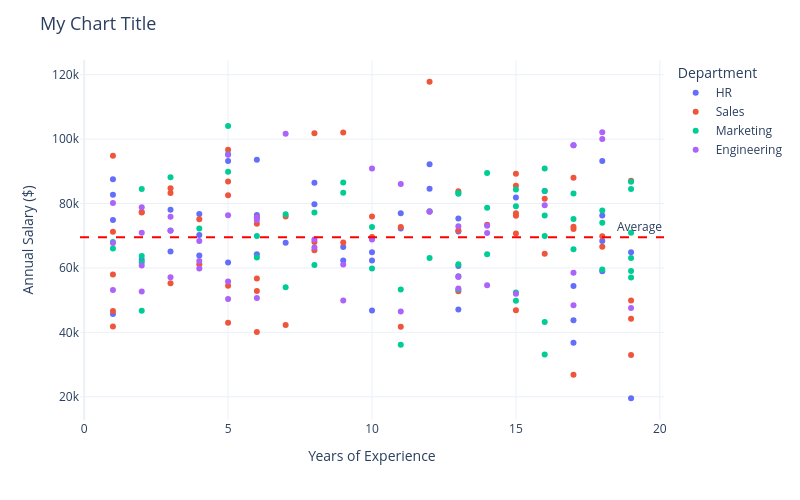

Notebook source saved alongside this figure:
### Markdown cell above
### 1.3 Layout Customization (the bits you'll actually need)

### Code cell
fig = px.scatter(df, x='experience', y='salary', color='department')

fig.update_layout(
    title=dict(text='My Chart Title', font=dict(size=18)),  # title with custom font size
    xaxis_title='Years of Experience',  # x-axis label
    yaxis_title='Annual Salary ($)',    # y-axis label
    legend_title='Department',          # legend header text
    width=800, height=500,              # figure size in pixels
    template='plotly_white',            # clean white background — use over default gray
)

# add_hline draws a horizontal line across the entire chart at a given y value
# line_dash='dash' → dashed line style
# annotation_text  → label shown next to the line
fig.add_hline(
    y=df['salary'].mean(),
    line_dash='dash',
    line_color='red',
    annotation_text='Average'
)

fig.show()

### Figure 1 — Plotly figure (JSON) as saved in the notebook; plotly's stock layout.template omitted (floating-point values rounded to 4 significant figures)
{"data": [{"hovertemplate": "department=HR<br>experience=%{x}<br>salary=%{y}<extra></extra>", "legendgroup": "HR", "marker": {"color": "#636efa", "symbol": "circle"}, "mode": "markers", "name": "HR", "orientation": "v", "showlegend": true, "type": "scatter", "x": [6, 13, 13, 4, 7, 3, 8, 1, 6, 3, 1, 12, 18, 17, 1, 18, 10, 18, 5, 11, 13, 9, 10, 19, 13, 8, 2, 3, 12, 5, 16, 11, 18, 6, 17, 4, 17, 17, 13, 15, 4, 19, 10, 1, 9], "xaxis": "x", "y": [76420.0, 57440.0, 60620.0, 70200.0, 67800.0, 71630.0, 79800.0, 87530.0, 64250.0, 78090.0, 82750.0, 92200.0, 93200.0, 43760.0, 45670.0, 76280.0, 62340.0, 59010.0, 61660.0, 72250.0, 75320.0, 62340.0, 46770.0, 64850.0, 71300.0, 86450.0, 62520.0, 65130.0, 84590.0, 93170.0, 83890.0, 77010.0, 68330.0, 93550.0, 54360.0, 76730.0, 36750.0, 98060.0, 47090.0, 81860.0, 63830.0, 19540.0, 64860.0, 74870.0, 66490.0], "yaxis": "y"}, {"hovertemplate": "department=Sales<br>experience=%{x}<br>salary=%{y}<extra></extra>", "legendgroup": "Sales", "marker": {"color": "#EF553B", "symbol": "circle"}, "mode": "markers", "name": "Sales", "orientation": "v", "showlegend": true, "type": "scatter", "x": [19, 7, 13, 13, 18, 7, 3, 17, 1, 11, 18, 15, 9, 10, 8, 4, 8, 13, 3, 5, 15, 1, 17, 17, 1, 16, 6, 5, 5, 17, 9, 14, 1, 12, 1, 15, 5, 2, 19, 6, 6, 15, 15, 10, 19, 6, 2, 11, 16, 4, 8, 3, 19, 5, 6, 15], "xaxis": "x", "y": [32950.0, 75950.0, 71590.0, 83810.0, 66600.0, 42250.0, 55220.0, 26810.0, 57950.0, 41700.0, 69830.0, 76200.0, 67890.0, 75950.0, 68090.0, 75120.0, 101800.0, 52780.0, 83240.0, 42970.0, 77020.0, 46590.0, 88020.0, 72110.0, 41800.0, 64380.0, 40140.0, 82600.0, 96720.0, 72760.0, 102000.0, 73400.0, 94830.0, 117800.0, 71260.0, 85490.0, 54480.0, 77220.0, 87060.0, 52830.0, 56750.0, 46840.0, 89230.0, 69570.0, 44250.0, 75740.0, 77380.0, 72710.0, 81470.0, 61160.0, 65530.0, 84760.0, 49870.0, 86850.0, 73740.0, 70670.0], "yaxis": "y"}, {"hovertemplate": "department=Marketing<br>experience=%{x}<br>salary=%{y}<extra></extra>", "legendgroup": "Marketing", "marker": {"color": "#00cc96", "symbol": "circle"}, "mode": "markers", "name": "Marketing", "orientation": "v", "showlegend": true, "type": "scatter", "x": [8, 16, 19, 10, 19, 7, 9, 6, 12, 13, 13, 15, 16, 5, 4, 17, 14, 15, 16, 16, 12, 16, 6, 19, 2, 1, 2, 3, 10, 14, 19, 13, 1, 17, 8, 2, 18, 17, 15, 7, 18, 2, 19, 5, 5, 11, 19, 11, 16, 18, 9, 14, 13, 15], "xaxis": "x", "y": [77230.0, 83900.0, 70940.0, 72710.0, 84470.0, 54030.0, 86540.0, 69930.0, 63060.0, 53310.0, 83010.0, 84380.0, 76270.0, 104100.0, 72200.0, 83080.0, 89510.0, 49850.0, 69930.0, 43250.0, 77600.0, 90840.0, 63260.0, 59080.0, 46730.0, 68080.0, 84500.0, 88160.0, 59840.0, 78670.0, 63060.0, 61110.0, 66050.0, 65790.0, 60940.0, 61760.0, 77870.0, 75160.0, 79120.0, 76700.0, 59510.0, 63720.0, 86750.0, 89900.0, 95320.0, 53330.0, 57060.0, 36190.0, 33150.0, 74010.0, 83330.0, 64250.0, 83290.0, 52360.0], "yaxis": "y"}, {"hovertemplate": "department=Engineering<br>experience=%{x}<br>salary=%{y}<extra></extra>", "legendgroup": "Engineering", "marker": {"color": "#ab63fa", "symbol": "circle"}, "mode": "markers", "name": "Engineering", "orientation": "v", "showlegend": true, "type": "scatter", "x": [1, 17, 4, 6, 12, 13, 19, 3, 11, 8, 6, 5, 9, 4, 9, 13, 14, 13, 18, 15, 1, 6, 17, 5, 5, 3, 4, 7, 14, 2, 2, 1, 10, 10, 2, 11, 16, 8, 3, 18, 5, 12, 14, 2, 17], "xaxis": "x", "y": [80160.0, 98080.0, 62160.0, 75670.0, 77520.0, 53590.0, 47530.0, 75920.0, 46440.0, 66350.0, 74910.0, 55760.0, 61050.0, 68330.0, 49880.0, 57170.0, 54590.0, 72930.0, 100000.0, 52000.0, 67730.0, 50630.0, 58520.0, 76330.0, 50380.0, 57140.0, 59800.0, 101700.0, 73060.0, 78870.0, 52670.0, 53130.0, 68820.0, 90840.0, 60770.0, 86070.0, 79490.0, 68850.0, 71550.0, 102100.0, 95130.0, 77440.0, 70830.0, 70900.0, 48410.0], "yaxis": "y"}], "layout": {"annotations": [{"showarrow": false, "text": "Average", "x": 1, "xanchor": "right", "xref": "x domain", "y": 69530.0, "yanchor": "bottom", "yref": "y"}], "height": 500, "legend": {"title": {"text": "Department"}, "tracegroupgap": 0}, "margin": {"t": 60}, "shapes": [{"line": {"color": "red", "dash": "dash"}, "type": "line", "x0": 0, "x1": 1, "xref": "x domain", "y0": 69530.0, "y1": 69530.0, "yref": "y"}], "title": {"font": {"size": 18}, "text": "My Chart Title"}, "width": 800, "xaxis": {"anchor": "y", "domain": [0, 1], "title": {"text": "Years of Experience"}}, "yaxis": {"anchor": "x", "domain": [0, 1], "title": {"text": "Annual Salary ($)"}}}}
